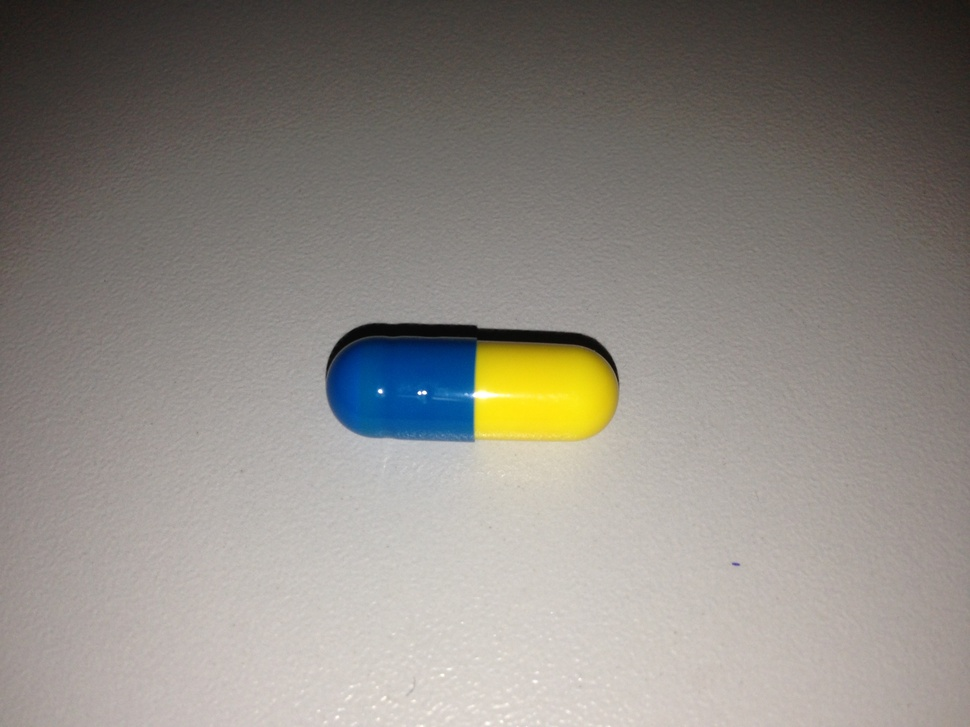
#> input picture medizam/doliprane/2014-03-29 11.50.04.jpg, 970 x 727 px, shrunk from 3264 x 2448 before the run
$ python shape4.py 'doliprane/2014-03-29 11.50.04.jpg'   (Python 2 division)
#> lines starting #> are read from the running program, lines starting #| are printed output that depends on the picture; after the words box and inside, x2 and y2 are one past the last pixel; in counts of white or black regions, pixels touching at a corner belong together
import sys
import numpy as np
import cv2

src = sys.argv[1]

print src


im = cv2.imread(src)
#> im is the input picture: shape (727, 970, 3); mean B, G, R 129.9, 136.1, 140.7
imgray = cv2.cvtColor(im,cv2.COLOR_BGR2GRAY)
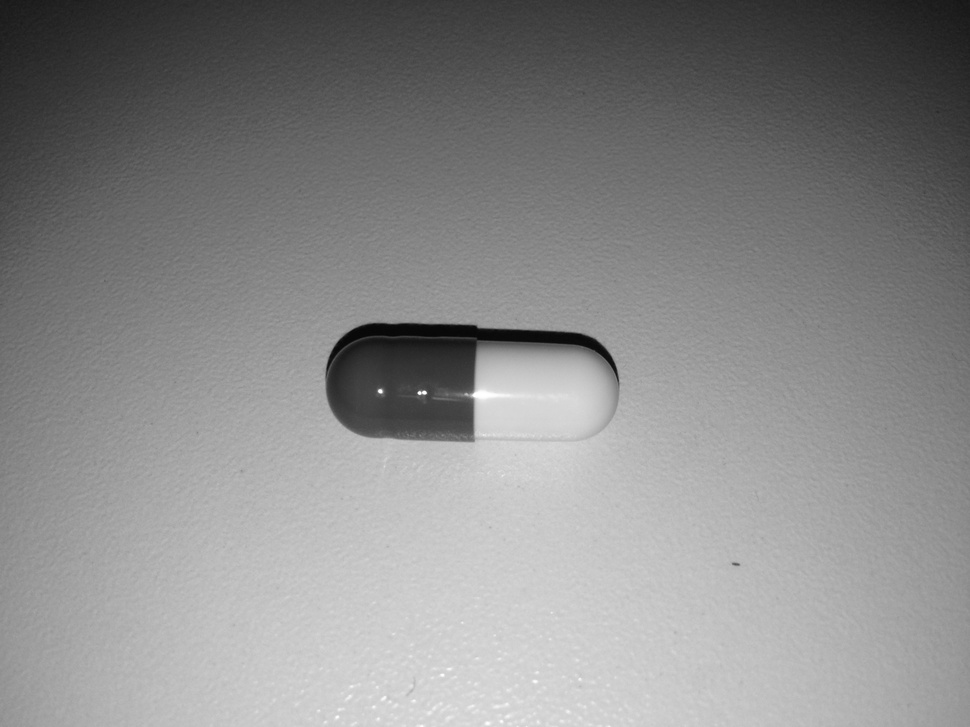
#> imgray: shape (727, 970); min 5, max 255, mean 136.7

cv2.imshow('gray',imgray)
cv2.waitKey(0)

# ret,thresh = cv2.threshold(imgray,127,255,0)

thresh = cv2.adaptiveThreshold(imgray,255,cv2.ADAPTIVE_THRESH_GAUSSIAN_C,\
            cv2.THRESH_BINARY,11,2)
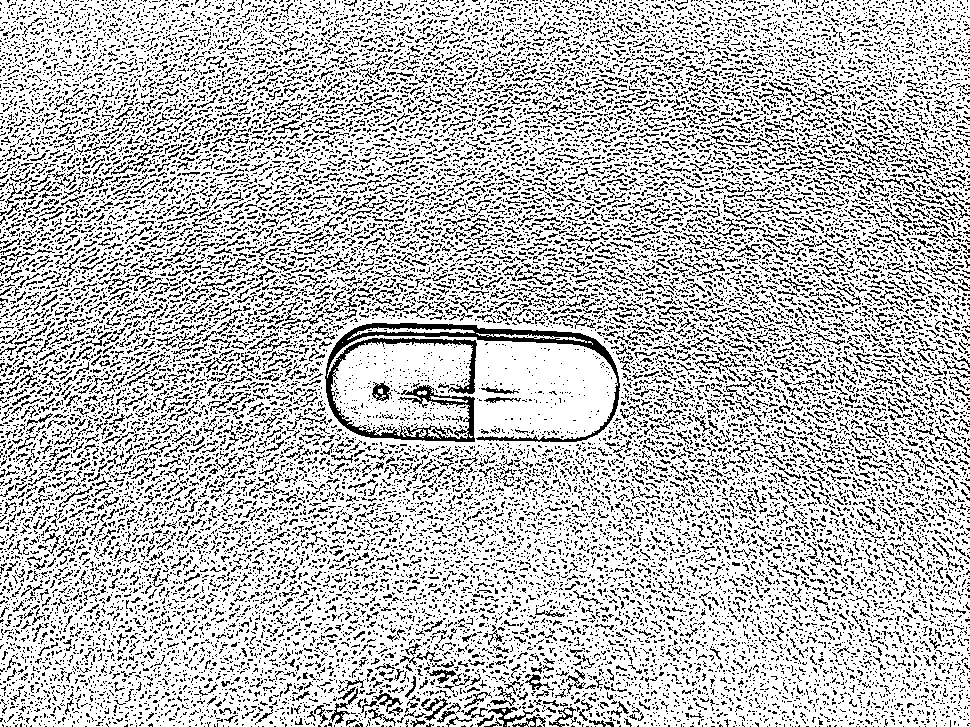
#> thresh: shape (727, 970); 74.8% white; black in thin lines or dots

cv2.imshow('thresh',thresh)
cv2.waitKey(0)


image, contours = cv2.findContours(thresh,cv2.RETR_TREE,cv2.CHAIN_APPROX_SIMPLE)
#> image = 29058 contours, 25408 with area under 20; largest, box (x1, y1, x2, y2) and area: (0, 0, 970, 727) 699742, (324, 322, 621, 443) 8341, (347, 327, 475, 340) 306, (371, 382, 391, 402) 258, (330, 702, 351, 725) 214

#> (the run stopped early here; a loop or call above may not have finished)

$ run again, on medizam/doliprane/2014-03-29 11.51.17.jpg
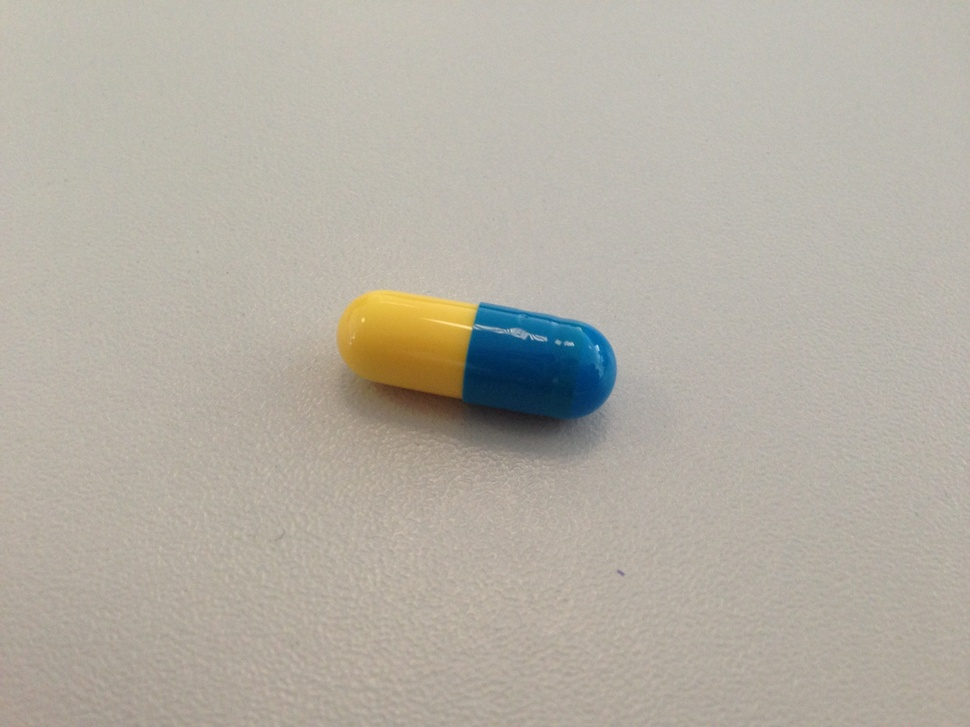
#> input picture medizam/doliprane/2014-03-29 11.51.17.jpg, 970 x 727 px, shrunk from 3264 x 2448 before the run
#> im is the input picture: shape (727, 970, 3); mean B, G, R 163.9, 174.7, 180
#> `imgray = cv2.cvtColor(im,cv2.COLOR_BGR2GRAY)`:
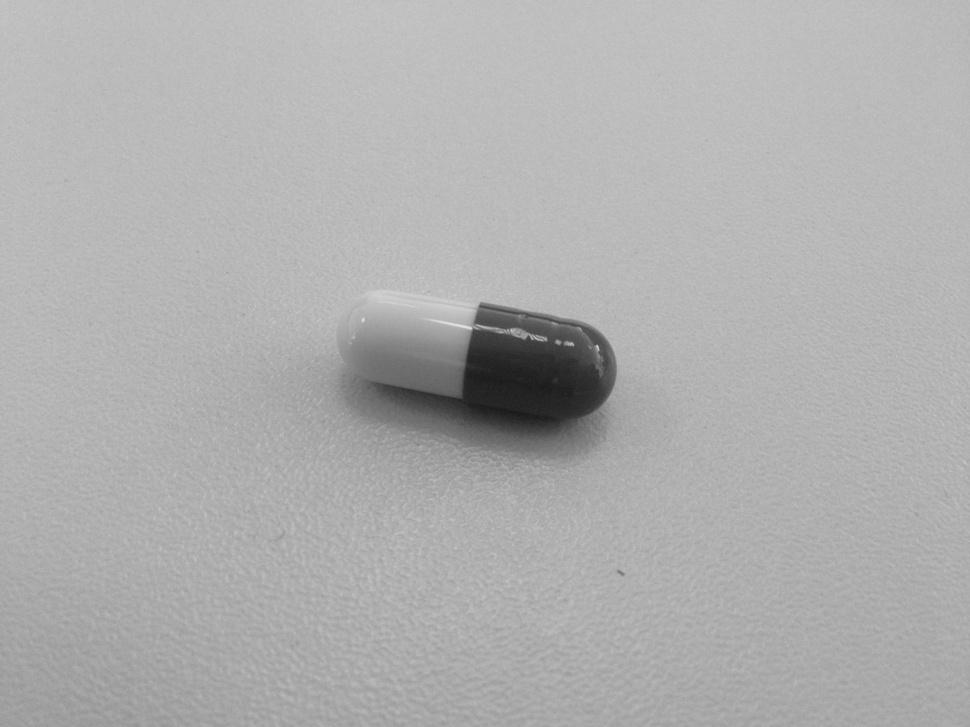
#> imgray: shape (727, 970); min 25, max 228, mean 175.1
#> `thresh = cv2.adaptiveThreshold(imgray,255,cv2.ADAPTIVE_THRESH_GAUSSIAN..`:
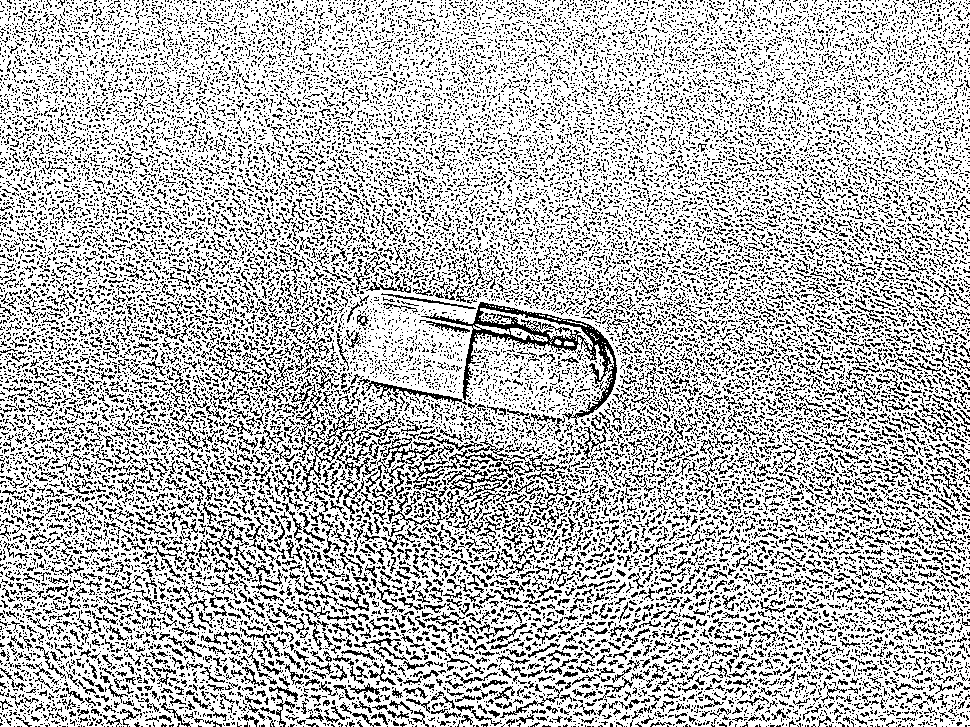
#> thresh: shape (727, 970); 73.2% white; black in thin lines or dots
#> image = 35127 contours, 31666 with area under 20; largest, box (x1, y1, x2, y2) and area: (0, 0, 970, 727) 700228, (420, 301, 618, 420) 4514, (365, 380, 463, 406) 560, (450, 467, 514, 491) 476, (386, 499, 444, 527) 320

$ run again, on medizam/doliprane/2014-03-29 15.30.50.jpg
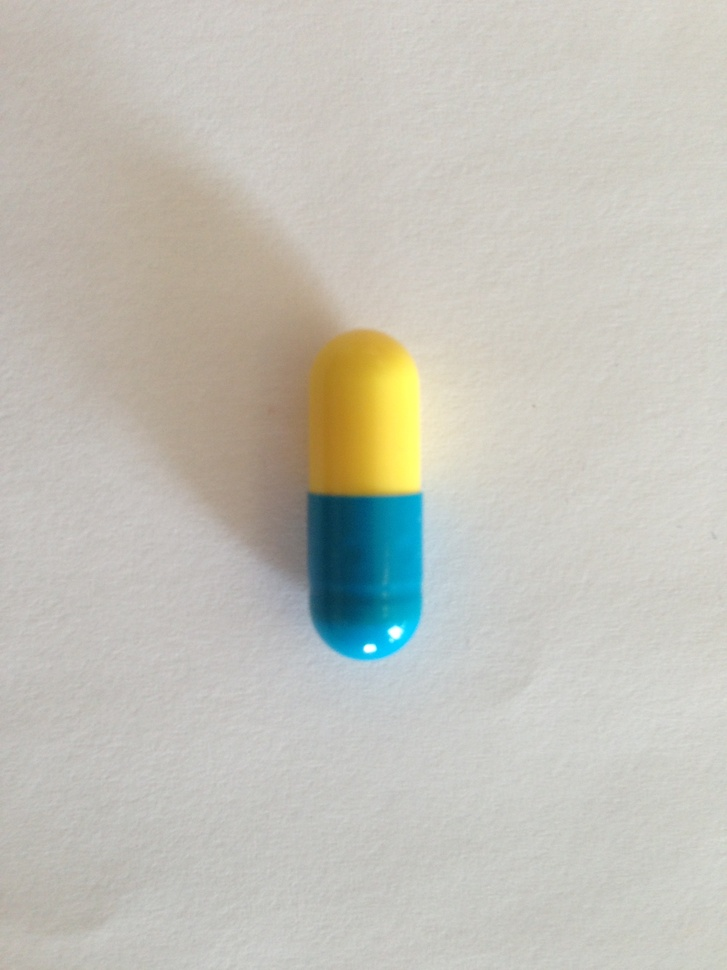
#> input picture medizam/doliprane/2014-03-29 15.30.50.jpg, 727 x 970 px, shrunk from 2448 x 3264 before the run
#> im is the input picture: shape (970, 727, 3); mean B, G, R 184.5, 193.2, 194.6
#> `imgray = cv2.cvtColor(im,cv2.COLOR_BGR2GRAY)`:
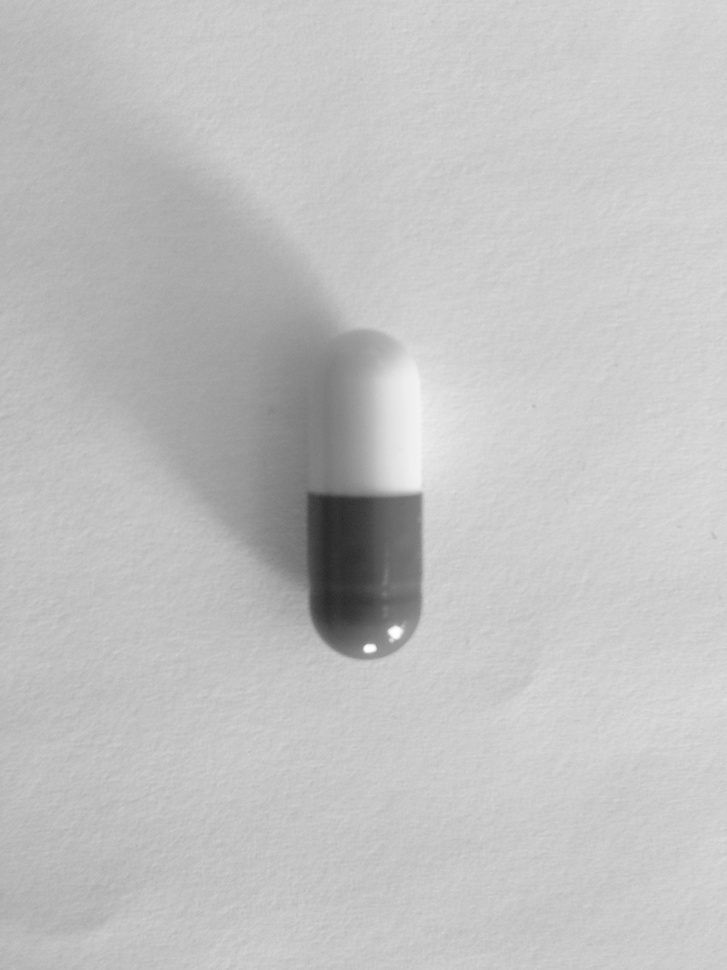
#> imgray: shape (970, 727); min 39, max 255, mean 192.6
#> `thresh = cv2.adaptiveThreshold(imgray,255,cv2.ADAPTIVE_THRESH_GAUSSIAN..`:
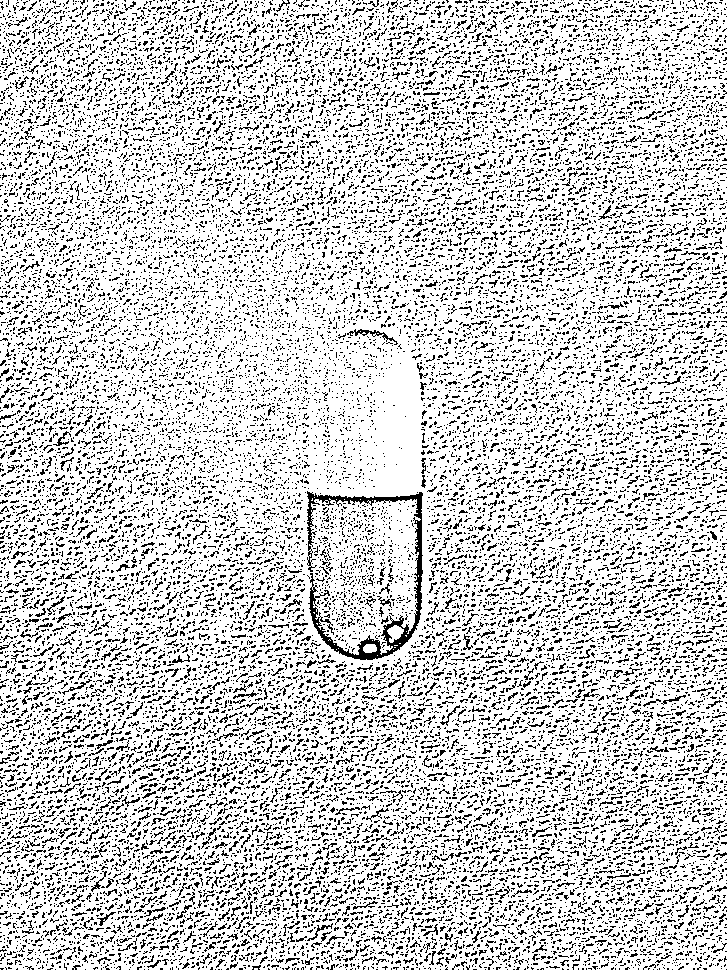
#> thresh: shape (970, 727); 80.6% white; black in thin lines or dots
#> image = 29794 contours, 27674 with area under 20; largest, box (x1, y1, x2, y2) and area: (0, 0, 727, 970) 700885, (306, 490, 424, 661) 3640, (353, 328, 399, 346) 208, (387, 625, 404, 643) 156, (306, 922, 334, 942) 120
